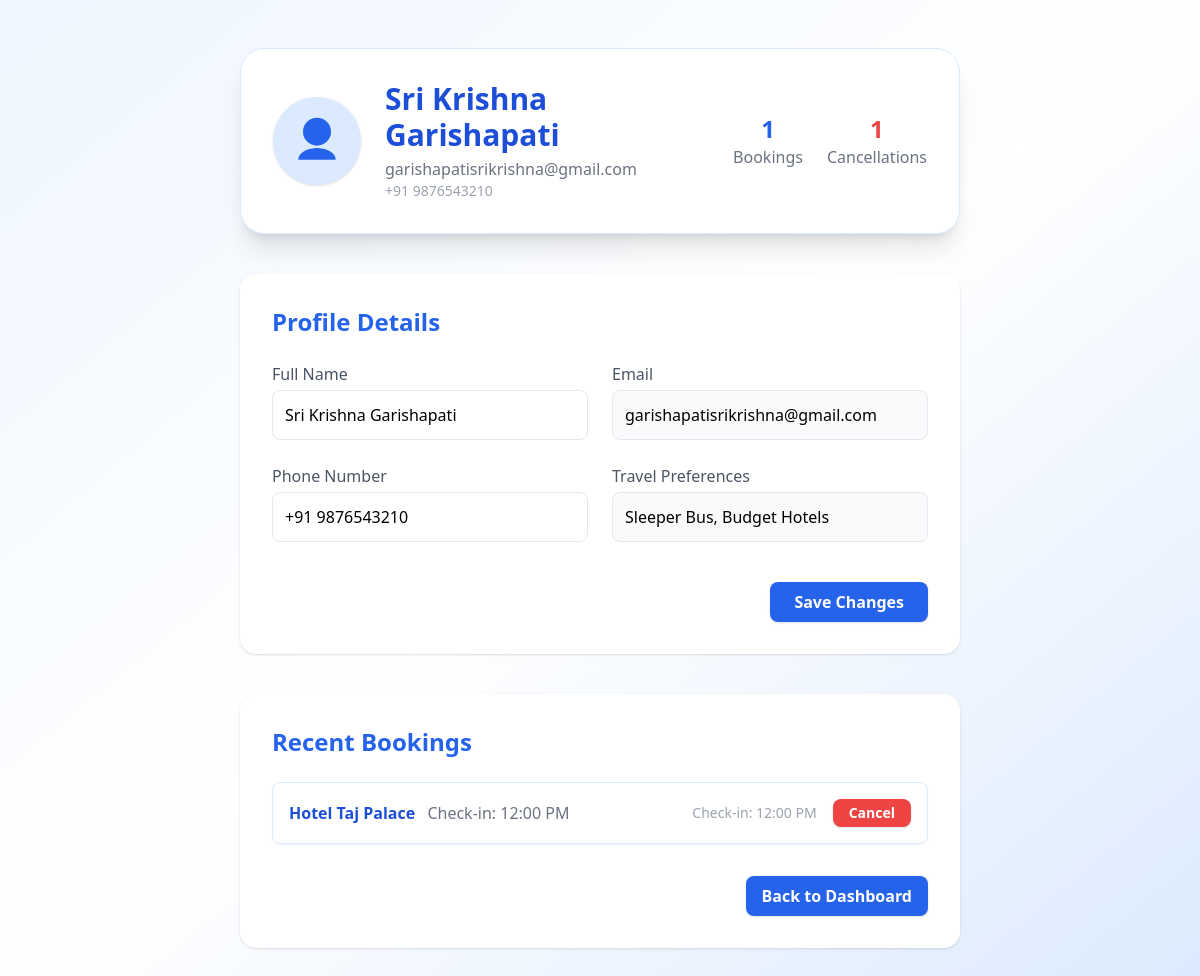
The app's page /profile (signed in) with its own data.
### app.py (models this page shows)
class User(db.Model):
    id = db.Column(db.Integer, primary_key=True)
    name = db.Column(db.String(100), nullable=False)
    email = db.Column(db.String(120), unique=True, nullable=False)
    password = db.Column(db.String(200), nullable=False)
    phone = db.Column(db.String(20))
    preferences = db.Column(db.String(200))
    bookings = db.relationship('Booking', backref='user', lazy=True)

class Booking(db.Model):
    id = db.Column(db.Integer, primary_key=True)
    service = db.Column(db.String(100), nullable=False)
    time = db.Column(db.String(100))
    price = db.Column(db.String(20))
    status = db.Column(db.String(20), default='Confirmed')
    user_id = db.Column(db.Integer, db.ForeignKey('user.id'), nullable=False)
    date = db.Column(db.String(100))

### app.py (the view)
@app.route('/profile')
def profile():
    if 'user' not in session:
        return redirect(url_for('auth'))
    user = session['user']
    db_user = get_user_by_email(user['email'])
    user_bookings = get_user_bookings(db_user)
    num_bookings = len([b for b in user_bookings if (b.status or '').lower() != 'cancelled'])
    num_cancellations = len([b for b in user_bookings if (b.status or '').lower() == 'cancelled'])
    user_details = {
        'name': db_user.name,
        'email': db_user.email,
        'phone': db_user.phone or '+91 9876543210',
        'preferences': db_user.preferences or 'Sleeper Bus, Budget Hotels'
    }
    bookings = [
        {
            'service': b.service,
            'details': b.time,
            'date': b.date or b.time,
            'status': b.status or 'Confirmed'
        }
        for b in reversed(user_bookings) if (b.status or '').lower() != 'cancelled'
    ]
    return render_template('user_profile.html', user=user_details, num_bookings=num_bookings, num_cancellations=num_cancellations, bookings=bookings)

### app.py (called while the page is built)
def get_user_by_email(email):
    return User.query.filter_by(email=email).first()

def get_user_bookings(user):
    return Booking.query.filter_by(user_id=user.id).all()

### templates/user_profile.html (shortened to what this page needs)
<!DOCTYPE html>
<html lang="en">
<head>
  <script src="https://cdn.tailwindcss.com"></script>
</head>
<body class="bg-gradient-to-br from-blue-50 via-white to-blue-100 min-h-screen font-sans">
  <div class="max-w-3xl mx-auto py-12 px-6">
    <div class="bg-white rounded-3xl shadow-xl p-8 mb-10 border border-blue-100 flex flex-col md:flex-row md:items-center md:justify-between gap-8">
      <div class="flex items-center gap-6">
        <span class="bg-blue-100 text-blue-600 rounded-full p-4 shadow">
          <svg xmlns="http://www.w3.org/2000/svg" fill="currentColor" viewBox="0 0 24 24" class="w-14 h-14">
            <circle cx="12" cy="8" r="6" />
            <path d="M4 20c0-3.5 5-5 8-5s8 1.5 8 5" />
          </svg>
        </span>
        <div>
          <h2 class="text-3xl font-extrabold text-blue-700 mb-1">{{ user.name }}</h2>
          <p class="text-gray-500">{{ user.email }}</p>
          <p class="text-gray-400 text-sm">{{ user.phone }}</p>
        </div>
      </div>
      <div class="flex gap-6">
        <div class="text-center">
          <div class="text-2xl font-bold text-blue-600">{{ num_bookings }}</div>
          <div class="text-gray-500">Bookings</div>
        </div>
        <div class="text-center">
          <div class="text-2xl font-bold text-red-500">{{ num_cancellations }}</div>
          <div class="text-gray-500">Cancellations</div>
        </div>
      </div>
    </div>
    <div class="bg-white rounded-2xl shadow p-8 mb-10">
      <h3 class="text-2xl font-bold text-blue-600 mb-6">Profile Details</h3>
      <form method="POST" action="{{ url_for('edit_profile') }}" class="grid md:grid-cols-2 gap-6">
        <div>
          <label class="block text-gray-600 mb-1">Full Name</label>
          <input type="text" name="name" value="{{ user.name }}" class="w-full p-3 border rounded-lg focus:outline-none focus:ring-2 focus:ring-blue-400 bg-white" required>
        </div>
        <div>
          <label class="block text-gray-600 mb-1">Email</label>
          <input type="email" value="{{ user.email }}" class="w-full p-3 border rounded-lg focus:outline-none focus:ring-2 focus:ring-blue-400 bg-gray-50" readonly>
        </div>
        <div>
          <label class="block text-gray-600 mb-1">Phone Number</label>
          <input type="text" name="phone" value="{{ user.phone }}" class="w-full p-3 border rounded-lg focus:outline-none focus:ring-2 focus:ring-blue-400 bg-white" required>
        </div>
        <div>
          <label class="block text-gray-600 mb-1">Travel Preferences</label>
          <input type="text" value="{{ user.preferences }}" class="w-full p-3 border rounded-lg focus:outline-none focus:ring-2 focus:ring-blue-400 bg-gray-50" readonly>
        </div>
        <div class="md:col-span-2 flex justify-end mt-4">
          <button type="submit" class="bg-blue-600 hover:bg-blue-700 text-white px-6 py-2 rounded-lg font-semibold shadow transition">Save Changes</button>
        </div>
      </form>
    </div>
    <div class="bg-white rounded-2xl shadow p-8">
      <h3 class="text-2xl font-bold text-blue-600 mb-6">Recent Bookings</h3>
      <ul class="space-y-4">
        {% for booking in bookings %}
        <li class="border border-blue-100 rounded-lg p-4 shadow-sm flex flex-col md:flex-row md:items-center md:justify-between gap-4">
          <div>
            <span class="font-semibold text-blue-700">{{ booking.service }}</span>
            <span class="text-gray-500 ml-2">{{ booking.details }}</span>
          </div>
          <div class="flex items-center gap-4 mt-2 md:mt-0">
            <span class="text-gray-400 text-sm">{{ booking.date }}</span>
            <form method="POST" action="{{ url_for('cancel_booking') }}" onsubmit="return confirm('Are you sure you want to cancel this booking?');">
              <button type="submit" class="bg-red-500 hover:bg-red-600 text-white px-4 py-1 rounded-lg text-sm font-semibold shadow transition">Cancel</button>
            </form>
          </div>
        </li>
        {% else %}
        <li class="text-gray-400">No bookings found.</li>
        {% endfor %}
      </ul>
      <div class="mt-8 flex justify-end">
        <a href="{{ url_for('dashboard') }}" class="bg-blue-600 hover:bg-blue-700 text-white px-4 py-2 rounded-lg font-semibold shadow transition">Back to Dashboard</a>
      </div>
    </div>
  </div>
</body>
</html>

### records on screen
User: name "Sri Krishna Garishapati", email "garishapatisrikrishna@gmail.com"
Booking: service "Hotel Taj Palace", details "Check-in: 12:00 PM", date "Check-in: 12:00 PM"

### other values on screen
{{ user.phone }} "+91 9876543210"
{{ num_bookings }} "1"
{{ num_cancellations }} "1"
